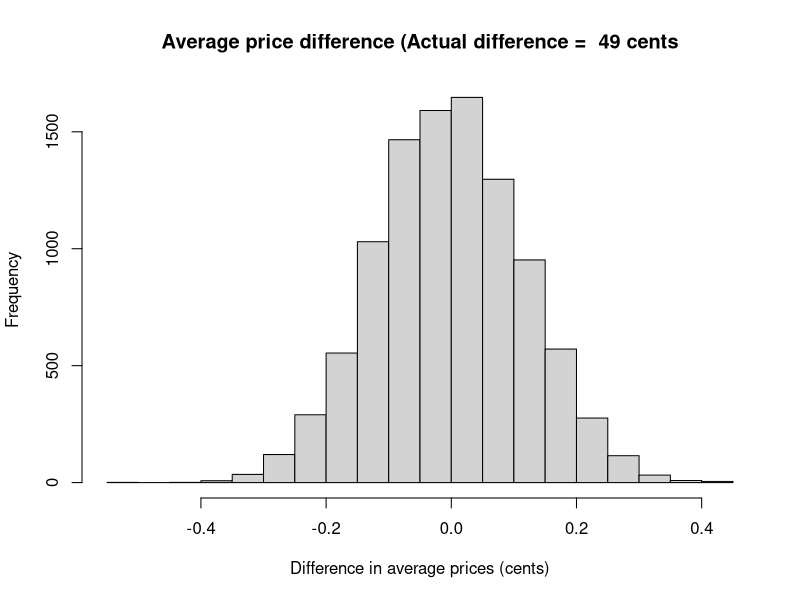

Reproduce this figure in R.
## ---- chunk 1
fake_diffs <- numeric(10000)

priv <- c(4.82, 5.29, 4.89, 4.95, 4.55, 4.90, 5.25, 5.30, 4.29, 4.85, 4.54,
          4.75, 4.85, 4.85, 4.50, 4.75, 4.79, 4.85, 4.79, 4.95, 4.95, 4.75,
          5.20, 5.10, 4.80, 4.29)

govt <- c(4.65, 4.55, 4.11, 4.15, 4.20, 4.55, 3.80, 4.00, 4.19, 4.75, 4.74,
          4.50, 4.10, 4.00, 5.05, 4.20)

actual_diff <- mean(priv) - mean(govt)

# Join the two vectors of data
both <- c(priv, govt)

# Repeat 10000 simulation trials
for (i in 1:10000) {

    # Sample 26 with replacement for private group
    fake_priv <- sample(both, size=26, replace=TRUE)

    # Sample 16 with replacement for govt. group
    fake_govt <- sample(both, size=16, replace=TRUE)

    # Find the mean of the "private" group.
    p <- mean(fake_priv)

    # Mean of the "govt." group
    g <- mean(fake_govt)

    # Difference in the means
    diff <- p - g

    # Keep score of the trials
    fake_diffs[i] <- diff
}

# Graph of simulation results to compare with the observed result.
fig_title <- paste('Average price difference (Actual difference = ',
                   round(actual_diff * 100),
                   'cents')
hist(fake_diffs, main=fig_title, xlab='Difference in average prices (cents)')
